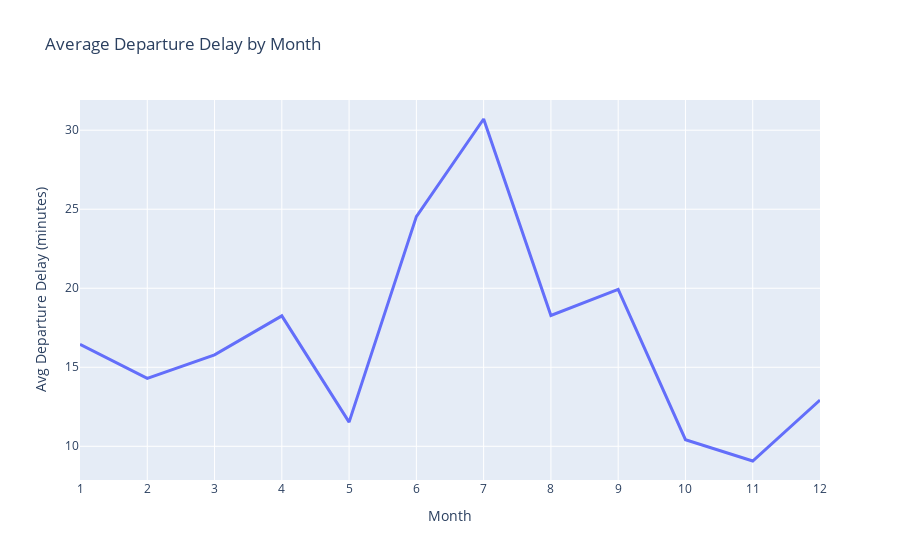

Source (notebook cell):
### Code cell
import plotly.express as px

# Check if 'Month' and 'DepDelayMinutes' are available
if 'Month' in df and target_column in df:
    monthly_avg = df.groupby('Month')[target_column].mean().reset_index()
    fig = px.line(
        monthly_avg,
        x='Month',
        y=target_column,
        title='Average Departure Delay by Month',
        labels={'Month': 'Month', target_column: 'Avg Departure Delay (minutes)'},
    )
    fig.update_traces(line=dict(width=3))
    fig.update_layout(xaxis=dict(dtick=1))  # Ensure monthly ticks
    fig.show()
else:
    print("Unable to create time-series plot: required columns not found in the dataset")

### Figure 1 — Plotly figure (JSON) as saved in the notebook; plotly's stock layout.template omitted (floating-point values rounded to 4 significant figures)
{"data": [{"hovertemplate": "Month=%{x}<br>Avg Departure Delay (minutes)=%{y}<extra></extra>", "legendgroup": "", "line": {"color": "#636efa", "dash": "solid", "width": 3}, "marker": {"symbol": "circle"}, "mode": "lines", "name": "", "orientation": "v", "showlegend": false, "type": "scatter", "x": [1, 2, 3, 4, 5, 6, 7, 8, 9, 10, 11, 12], "xaxis": "x", "y": [16.45, 14.3, 15.79, 18.25, 11.53, 24.53, 30.71, 18.28, 19.93, 10.42, 9.07, 12.92], "yaxis": "y"}], "layout": {"legend": {"tracegroupgap": 0}, "title": {"text": "Average Departure Delay by Month"}, "xaxis": {"anchor": "y", "domain": [0, 1], "dtick": 1, "title": {"text": "Month"}}, "yaxis": {"anchor": "x", "domain": [0, 1], "title": {"text": "Avg Departure Delay (minutes)"}}}}
